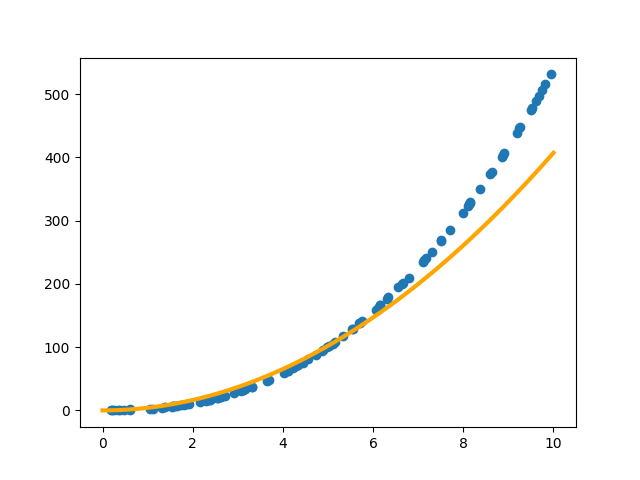

Reproduce this figure in Python.
import numpy as np
import random
import math
import matplotlib.pyplot as plt

def modelo(x):
    return 2 * x ** 2.43 + 1.3 * random.random()

x0, x1 = 0, 10
n = 100
x = x0 + (x1 - x0) * np.random.rand(n)
x.sort()
y = [modelo(xi) for xi in x]

def best_pow(x, y):

    new_x = [math.log(xi) for xi in x]
    new_y = [math.log(yi) for yi in y]
    sum_x = sum(new_x)
    sum_x2 = sum(xi ** 2 for xi in new_x)
    A = [[len(new_x), sum_x], [sum_x, sum_x2]]
    sum_new_y = sum(new_y)
    sum_new_xy = sum(xi * yi for xi, yi in zip(new_x, new_y))
    B = [sum_new_y, sum_new_xy]
    a0, a1 = np.linalg.solve(A, B)
    a, b = math.exp(a0), a1
    return a, b

a, b = best_pow(x, y)

def bpow(x):
    return a * x ** b

if __name__ == '__main__':

    print(a, b)
    t = np.linspace(x0,x1, 100)
    bpowt = [bpow(i) for i in t]
    plt.plot(t, bpowt, color='orange', linewidth=3, zorder=10)
    plt.scatter(x, y, zorder=1)
    plt.savefig('best_pow.png')